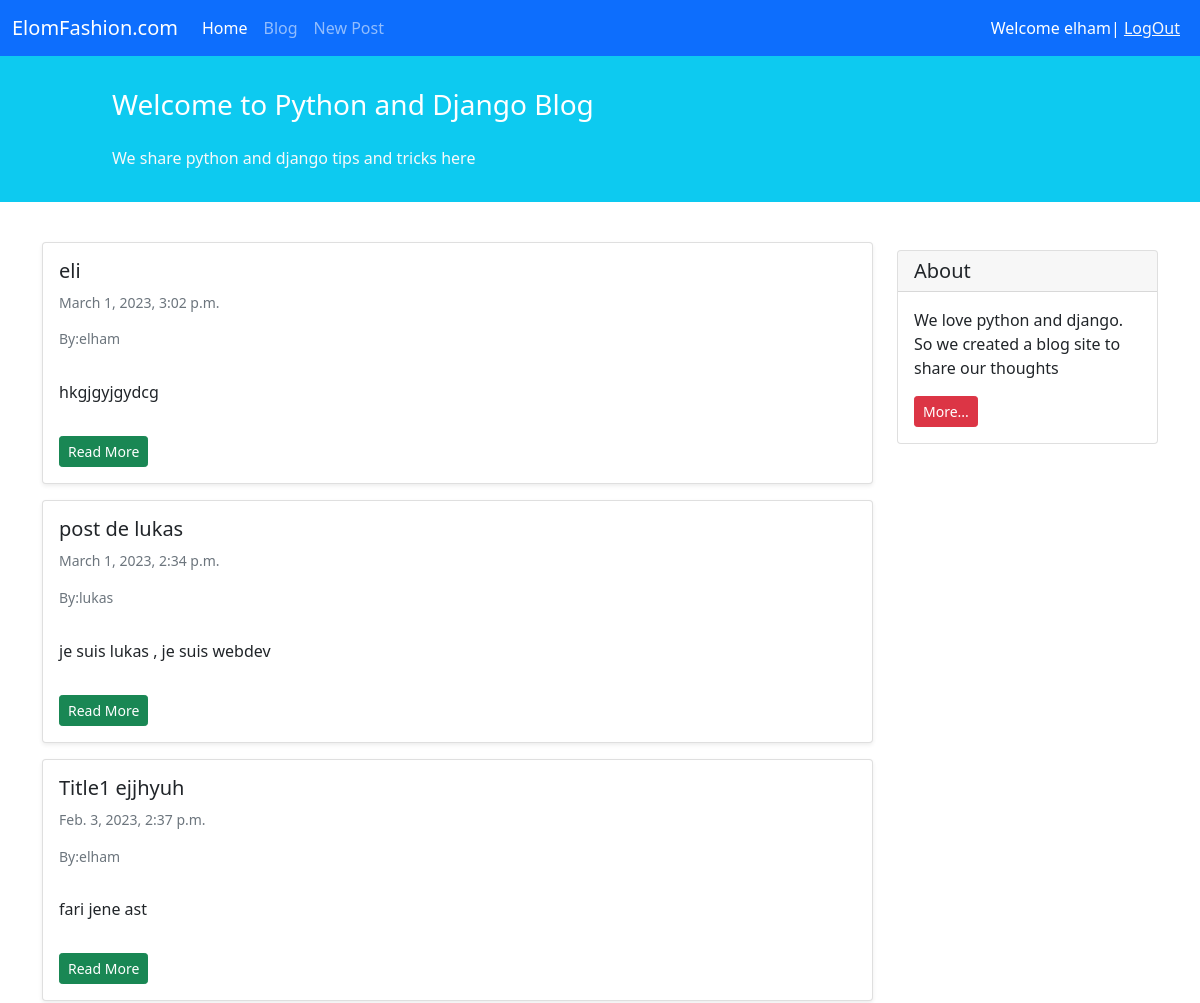
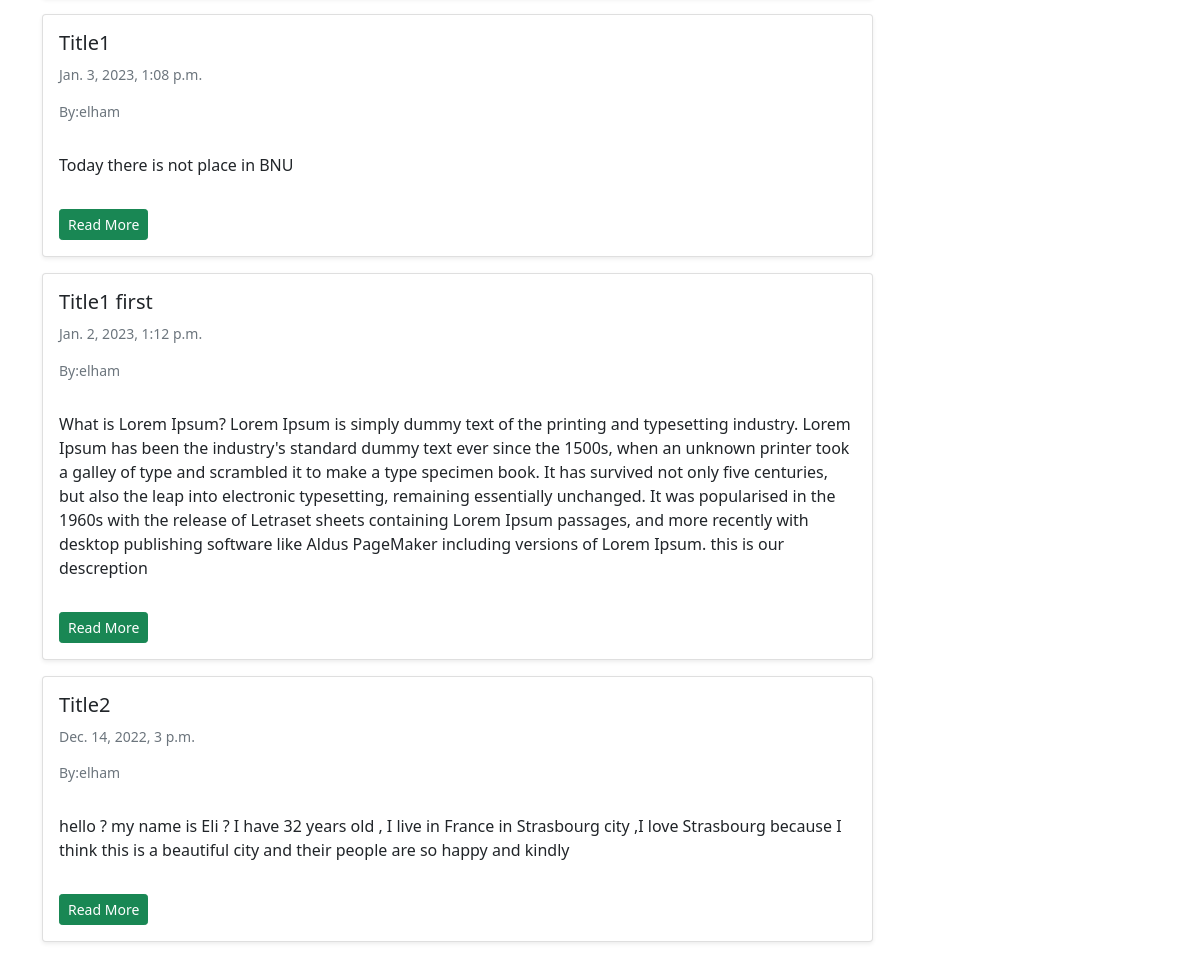
Page /blog/ (signed in) on the committed database (2 pictures, top to bottom).
### blogs/models.py (models this page shows, shortened)
class Post(models.Model):
    STATUS_CHOICES = (
        ('pub', 'published'),
        ('drf', 'draft')
    )
    title = models.CharField(max_length=100)
    text = models.TextField()
    author = models.ForeignKey('auth.User', on_delete=models.CASCADE)
    datetime_created = models.DateTimeField(auto_now_add=True)
    datatime_modified = models.DateTimeField(auto_now=True)
    status = models.CharField(choices=STATUS_CHOICES, max_length=3)

### blogs/views.py (the view)
# urls.py: path('', views.PostListView.as_view(), name='post_list'),
class PostListView(generic.ListView):
    model = Post
    template_name = 'blogs/post_list.html'
    context_object_name = 'posts'
    def get_queryset(self):
        return Post.objects.filter(status='pub').order_by('-datatime_modified')

### blogs/templates/blogs/post_list.html (shortened to what this page needs)
{% extends '_base.html'%}
{% block content %}
<div class="container mt-4">
    <div class="row">
        <div class="col-9">
            {% for post in posts %}
                <div class="card shadow-sm my-3">
                    <div class="card-body">
                        <h5 class="card-title">{{post.title}}</h5>
                        <h6 class="card-subtitle mb-2 text-muted small py-2">{{ post.datatime_modified }}</h6>
                        <h6 class="card-subtitle mb-2 text-muted small py-2">By:{{ post.author }}</h6>
                        <p class="card-text py-3">{{post.text}}</p>
                        <a href ="{% url 'post_detail' post.id %} "   class="btn btn-sm btn-success" title=pk:{{post.id}}>Read More</a>
                    </div>
                </div>
            {% endfor %}
        </div>
        <div class="col-3">
                <div class="card my-4">
                    <h5 class="card-header">About</h5>
                    <div class="card-body">
                        <p class="card-text">We love python and django. So we created a blog site to share our
                            thoughts</p>
                        <a href="#"
                           class="btn btn-sm btn-danger">
                            More...
                        </a>
                    </div>
                </div>
        </div>
    </div>
</div>
{% endblock content %}

### templates/_base.html (shortened to what this page needs)
<html>
<head>
    <link href="https://cdn.jsdelivr.net/npm/bootstrap@5.1.3/dist/css/bootstrap.min.css" rel="stylesheet"
>
</head>
<body>
<nav class="navbar navbar-expand-lg navbar-dark bg-primary">
    <div class="container-fluid">
        <a class="navbar-brand" href="#">ElomFashion.com</a>
        <div class="collapse navbar-collapse" id="navbarNavAltMarkup">
            <div class="navbar-nav">
                <a class="nav-link active" aria-current="page" href="{% url 'home_list' %}">Home</a>
                <a class="nav-link" href="{% url 'post_list' %}">Blog</a>
                <a class="nav-link" href="{% url 'post_create' %} ">New Post</a>
            </div>
        </div>
        <div class="mx-2 text-white">
            {% if user.is_authenticated %}
                Welcome {{ user.username }}| <a class="text-light" href="{% url 'logout' %} ">LogOut</a>
            {% else %}
             <a class="text-light" href="{% url 'login' %} ">Log In</a>| <a class="text-light" href="{% url 'signup' %} ">Sign Up</a>
            {% endif %}
        </div>
    </div>
</nav>
<div class="container-fluid bg-info">
    <div class="row py-3">
        <div class="col-md-8 col-md-10 mx-auto">
            <h3 class="my-4 mt-3 text-white">Welcome to Python and Django Blog</h3>
            <p class="text-light">We share python and django tips and tricks here</p>
        </div>
    </div>
</div>
    {% block content %}
    {% endblock content %}
</body>
</html>

### rows in the picture
Post: title "eli", datatime_modified "March 1, 2023, 3:02 p.m.", author "elham", text "hkgjgyjgydcg"
Post: title "post de lukas", datatime_modified "March 1, 2023, 2:34 p.m.", author "lukas", text "je suis lukas , je suis webdev"
Post: title "Title1 ejjhyuh", datatime_modified "Feb. 3, 2023, 2:37 p.m.", author "elham", text "fari jene ast"
Post: title "Title1", datatime_modified "Jan. 3, 2023, 1:08 p.m.", author "elham", text "Today there is not place in BNU"
Post: title "Title1 first", datatime_modified "Jan. 2, 2023, 1:12 p.m.", author "elham", text "What is Lorem Ipsum? Lorem Ipsum is simply dummy text of the printing and typesetting industry. Lorem Ipsum has been the industry's standard dummy text ever since the 1500s, when an unknown printer took a galley of type and scrambled it to make a type specimen book. It has survived not only five centuries, but also the leap into electronic typesetting, remaining essentially unchanged. It was popularised in the 1960s with the release of Letraset sheets containing Lorem Ipsum passages, and more recently with desktop publishing software like Aldus PageMaker including versions of Lorem Ipsum. this is our descreption"
Post: title "Title2", datatime_modified "Dec. 14, 2022, 3 p.m.", author "elham", text "hello ? my name is Eli ? I have 32 years old , I live in France in Strasbourg city ,I love Strasbourg because I think this is a beautiful city and their people are so happy and kindly"

### other values in the picture
{{ user.username }} "elham"
